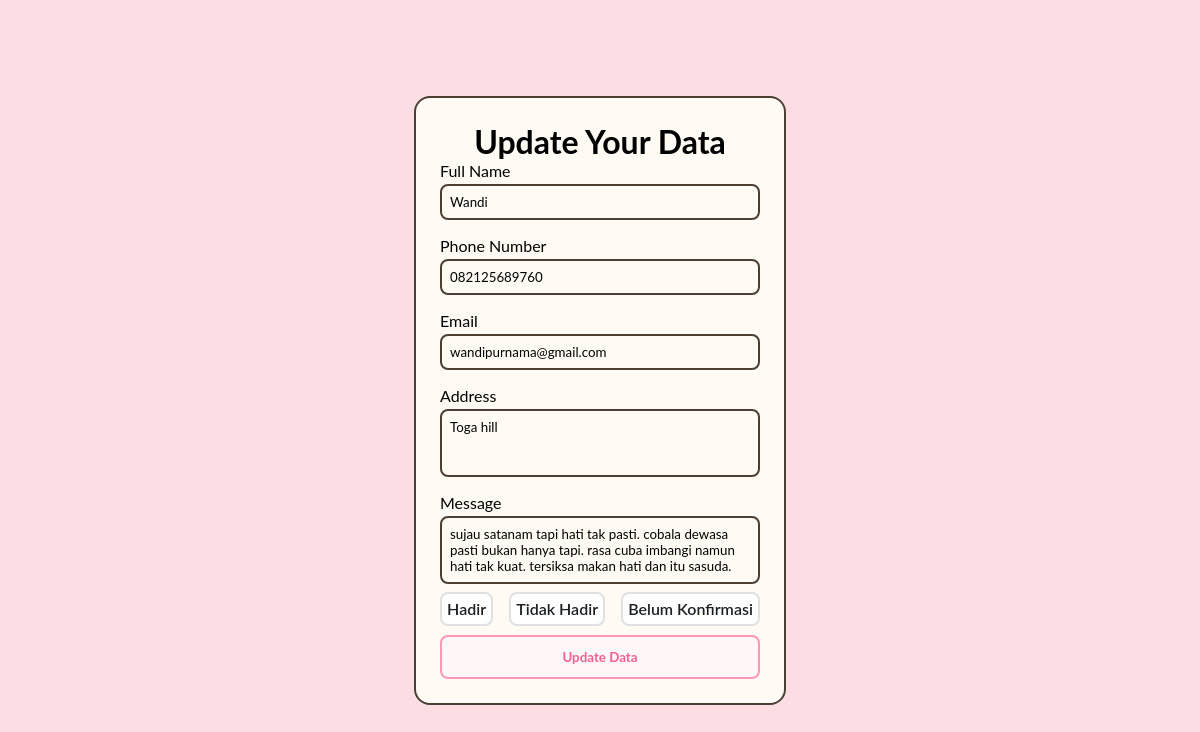
/project-guestbook/edit.php?id=6PG3t5l359r0, run on the app's committed database.
### tables this page shows
CREATE TABLE `tamu` (
  `id_tamu` varchar(20) NOT NULL,
  `nama_tamu` varchar(100) DEFAULT NULL,
  `no_hp` varchar(16) DEFAULT NULL,
  `alamat` text,
  `ucapan` text,
  `keterangan` enum('hadir','tidak_hadir','belum_konfirmasi') DEFAULT NULL,
  `email` varchar(100) DEFAULT NULL,
  `waktu_datang` datetime NOT NULL
);

### project-guestbook/app/koneksi.php (called while the page is built, shortened)
<?php
$tb_tamu = "tamu";

### project-guestbook/edit.php (the view, shortened to what this page needs)
<?php
include 'app/koneksi.php';
?>
<!DOCTYPE html>
<html>
<head>
</head>
<body>
    <div class="container">
        <div class="hero-input ">
            <div class="hero-title">
                <h1>Update Your Data</h1>
            </div>
            <?php
            $id = $_GET['id'];
            $query = mysqli_query($koneksi, "SELECT * FROM $tb_tamu WHERE id_tamu = '$id'; ");
            while ($data = mysqli_fetch_assoc($query)) {
            ?>
            <form method="POST" class="grid">
                <div class="form-grup">
                    <label for="name">Full Name</label >
                    <input type="text" name="name" value="<?= $data["nama_tamu"]?>" id="name" class="inputs name" placeholder="Enter Your Full Name Here" required />
                </div>
                <div class="form-grup">
                    <label for="phoneNumber">Phone Number</label >
                    <input type="tel" name="phoneNumber" value="<?= $data["no_hp"]?>" id="phoneNumber" class="inputs number" placeholder="Enter Your Number Here" required />
                </div>
                <div class="form-grup">
                    <label for="email">Email</label >
                    <input type="email" name="email" value="<?= $data["email"]?>" id="email" class="inputs email" placeholder="Enter Your Email Here" required />
                </div>
                <div class="form-grup">
                    <label for="address">Address</label >
                    <textarea name="address" id="address" class="inputs address" placeholder="Enter Your Address Here" required><?= $data["alamat"]?></textarea>
                </div>
                <div class="form-grup">
                    <label for="message">Message</label >
                    <textarea name="message" id="message" class="inputs message" placeholder="Enter Your Message Here" required><?= $data["ucapan"]?></textarea>
                </div>
                <div class="form-grup ">
                    <div class="form-radio">
                        <div class="card-radio status-hadir">
                            <label for="status-hadir"> Hadir</label>
                        </div>
                        <div class="card-radio status-tidak_hadir">
                            <label for="status-tidak_hadir"> Tidak Hadir </label>
                        </div>
                        <div class="card-radio status-belum_konfirmasi">
                            <label for="status-belum_konfirmasi"> Belum Konfirmasi </label>
                        </div>
                    </div>
                </div>
                <div class="hero-submit">
                    <button type="submit" name="BtnUpdate" class="btn-update"> Update Data</button>
                </div>
            </form>
            <?php }?>
        </div>
    </div>
</body>
</html>

### data on the page
tamu: name "Wandi", phoneNumber "082125689760", email "wandipurnama@gmail.com", address "Toga hill", message "sujau satanam tapi hati tak pasti. cobala dewasa pasti bukan hanya tapi. rasa cuba imbangi namun hati tak kuat. tersiksa makan hati dan itu sasuda."
